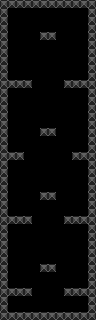

A level layout from a 2D game, rendered from its tile map. Below: a short description, then the map file with its tile-grid data intact:
An orthogonal 12x40 tile map with 8x8 px tiles, 2 tile layers (bg, blocks) and 24 objects.

<map version="1.0" orientation="orthogonal" renderorder="right-down" width="12" height="40" tilewidth="8" tileheight="8" nextobjectid="77">
 <properties>
  <property name="constraint" value="1000" />
  <property name="links" value="0-3-T 0-2-LR 0-0-LRB" />
  <property name="needed" value="2" />
  <property name="size" value="1x4" />
  <property name="type" value="common" />
 </properties>
 <tileset firstgid="1" name="tiles" tilewidth="8" tileheight="8" tilecount="50">
  <image source="tiles.png" width="80" height="40" />
  <tile id="2">
   <properties>
    <property name="link" value="top" />
   </properties>
  </tile>
  <tile id="3">
   <properties>
    <property name="link" value="right" />
   </properties>
  </tile>
  <tile id="4">
   <properties>
    <property name="link" value="bot" />
   </properties>
  </tile>
  <tile id="5">
   <properties>
    <property name="link" value="left" />
   </properties>
  </tile>
 </tileset>
 <layer name="bg" width="12" height="40">
  <data encoding="csv">
2,2,2,2,2,2,2,2,2,2,2,2,
2,2,2,2,2,2,2,2,2,2,2,2,
2,2,2,2,2,2,2,2,2,2,2,2,
2,2,2,2,2,2,2,2,2,2,2,2,
2,2,2,2,2,2,2,2,2,2,2,2,
2,2,2,2,2,2,2,2,2,2,2,2,
2,2,2,2,2,2,2,2,2,2,2,2,
2,2,2,2,2,2,2,2,2,2,2,2,
2,2,2,2,2,2,2,2,2,2,2,2,
2,2,2,2,2,2,2,2,2,2,2,2,
2,2,2,2,2,2,2,2,2,2,2,2,
2,2,2,2,2,2,2,2,2,2,2,2,
2,2,2,2,2,2,2,2,2,2,2,2,
2,2,2,2,2,2,2,2,2,2,2,2,
2,2,2,2,2,2,2,2,2,2,2,2,
2,2,2,2,2,2,2,2,2,2,2,2,
2,2,2,2,2,2,2,2,2,2,2,2,
2,2,2,2,2,2,2,2,2,2,2,2,
2,2,2,2,2,2,2,2,2,2,2,2,
2,2,2,2,2,2,2,2,2,2,2,2,
2,2,2,2,2,2,2,2,2,2,2,2,
2,2,2,2,2,2,2,2,2,2,2,2,
2,2,2,2,2,2,2,2,2,2,2,2,
2,2,2,2,2,2,2,2,2,2,2,2,
2,2,2,2,2,2,2,2,2,2,2,2,
2,2,2,2,2,2,2,2,2,2,2,2,
2,2,2,2,2,2,2,2,2,2,2,2,
2,2,2,2,2,2,2,2,2,2,2,2,
2,2,2,2,2,2,2,2,2,2,2,2,
2,2,2,2,2,2,2,2,2,2,2,2,
2,2,2,2,2,2,2,2,2,2,2,2,
2,2,2,2,2,2,2,2,2,2,2,2,
2,2,2,2,2,2,2,2,2,2,2,2,
2,2,2,2,2,2,2,2,2,2,2,2,
2,2,2,2,2,2,2,2,2,2,2,2,
2,2,2,2,2,2,2,2,2,2,2,2,
2,2,2,2,2,2,2,2,2,2,2,2,
2,2,2,2,2,2,2,2,2,2,2,2,
2,2,2,2,2,2,2,2,2,2,2,2,
2,2,2,2,2,2,2,2,2,2,2,2
</data>
 </layer>
 <layer name="blocks" width="12" height="40">
  <data encoding="csv">
1,1,1,1,1,1,1,1,1,1,1,1,
1,0,0,0,0,0,0,0,0,0,0,1,
1,0,0,0,0,0,0,0,0,0,0,1,
1,0,0,0,0,0,0,0,0,0,0,1,
1,0,0,0,0,1,1,0,0,0,0,1,
1,0,0,0,0,0,0,0,0,0,0,1,
1,0,0,0,0,0,0,0,0,0,0,1,
1,0,0,0,0,0,0,0,0,0,0,1,
1,0,0,0,0,0,0,0,0,0,0,1,
1,0,0,0,0,0,0,0,0,0,0,1,
1,1,1,1,0,0,0,0,1,1,1,1,
1,0,0,0,0,0,0,0,0,0,0,1,
1,0,0,0,0,0,0,0,0,0,0,1,
1,0,0,0,0,0,0,0,0,0,0,1,
1,0,0,0,0,0,0,0,0,0,0,1,
1,0,0,0,0,0,0,0,0,0,0,1,
1,0,0,0,0,1,1,0,0,0,0,1,
1,0,0,0,0,0,0,0,0,0,0,1,
1,0,0,0,0,0,0,0,0,0,0,1,
1,1,1,0,0,0,0,0,0,1,1,1,
1,0,0,0,0,0,0,0,0,0,0,1,
1,0,0,0,0,0,0,0,0,0,0,1,
1,0,0,0,0,0,0,0,0,0,0,1,
1,0,0,0,0,0,0,0,0,0,0,1,
1,0,0,0,0,1,1,0,0,0,0,1,
1,0,0,0,0,0,0,0,0,0,0,1,
1,0,0,0,0,0,0,0,0,0,0,1,
1,1,1,1,0,0,0,0,1,1,1,1,
1,0,0,0,0,0,0,0,0,0,0,1,
1,0,0,0,0,0,0,0,0,0,0,1,
1,0,0,0,0,0,0,0,0,0,0,1,
1,0,0,0,0,0,0,0,0,0,0,1,
1,0,0,0,0,0,0,0,0,0,0,1,
1,0,0,0,0,1,1,0,0,0,0,1,
1,0,0,0,0,0,0,0,0,0,0,1,
1,0,0,0,0,0,0,0,0,0,0,1,
1,1,1,1,0,0,0,0,1,1,1,1,
1,0,0,0,0,0,0,0,0,0,0,1,
1,0,0,0,0,0,0,0,0,0,0,1,
1,1,1,1,1,1,1,1,1,1,1,1
</data>
 </layer>
 <objectgroup name="collision">
  <object id="41" x="0" y="0" width="8" height="136" />
  <object id="42" x="0" y="160" width="8" height="136" />
  <object id="43" x="88" y="0" width="8" height="136" />
  <object id="44" x="88" y="160" width="8" height="136" />
  <object id="45" x="0" y="312" width="40" height="8" />
  <object id="46" x="64" y="288" width="24" height="8" />
  <object id="47" x="8" y="288" width="24" height="8" />
  <object id="48" x="40" y="264" width="16" height="8" />
  <object id="49" x="40" y="192" width="16" height="8" />
  <object id="50" x="64" y="216" width="24" height="8" />
  <object id="51" x="8" y="216" width="24" height="8" />
  <object id="54" x="40" y="128" width="16" height="8" />
  <object id="55" x="8" y="80" width="24" height="8" />
  <object id="56" x="64" y="80" width="24" height="8" />
  <object id="57" x="40" y="32" width="16" height="8" />
  <object id="60" x="8" y="0" width="32" height="8" />
  <object id="61" x="56" y="0" width="32" height="8" />
  <object id="62" x="56" y="312" width="40" height="8" />
  <object id="64" x="72" y="152" width="24" height="8" />
  <object id="65" x="0" y="152" width="24" height="8" />
 </objectgroup>
 <objectgroup name="pickups" />
 <objectgroup name="ability-pickups">
  <object id="66" x="48" y="24" width="8" height="8">
   <ellipse />
  </object>
  <object id="74" x="40" y="120" width="8" height="8">
   <ellipse />
  </object>
  <object id="75" x="48" y="184" width="8" height="8">
   <ellipse />
  </object>
  <object id="76" x="40" y="256" width="8" height="8">
   <ellipse />
  </object>
 </objectgroup>
 <objectgroup name="enemy-limits" />
 <objectgroup name="enemy-spawn-easy" />
</map>
